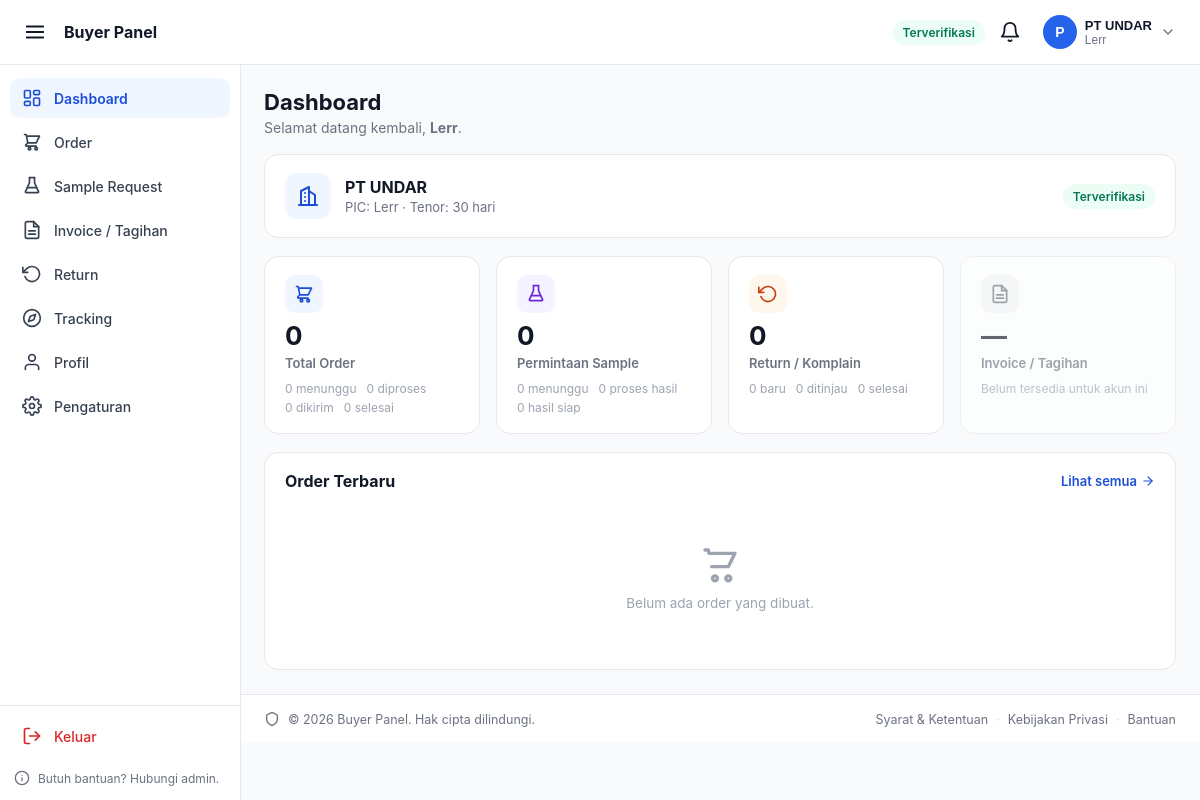
/buyer_panel/dashboard.php (signed in), run on an earlier commit of the app's database.
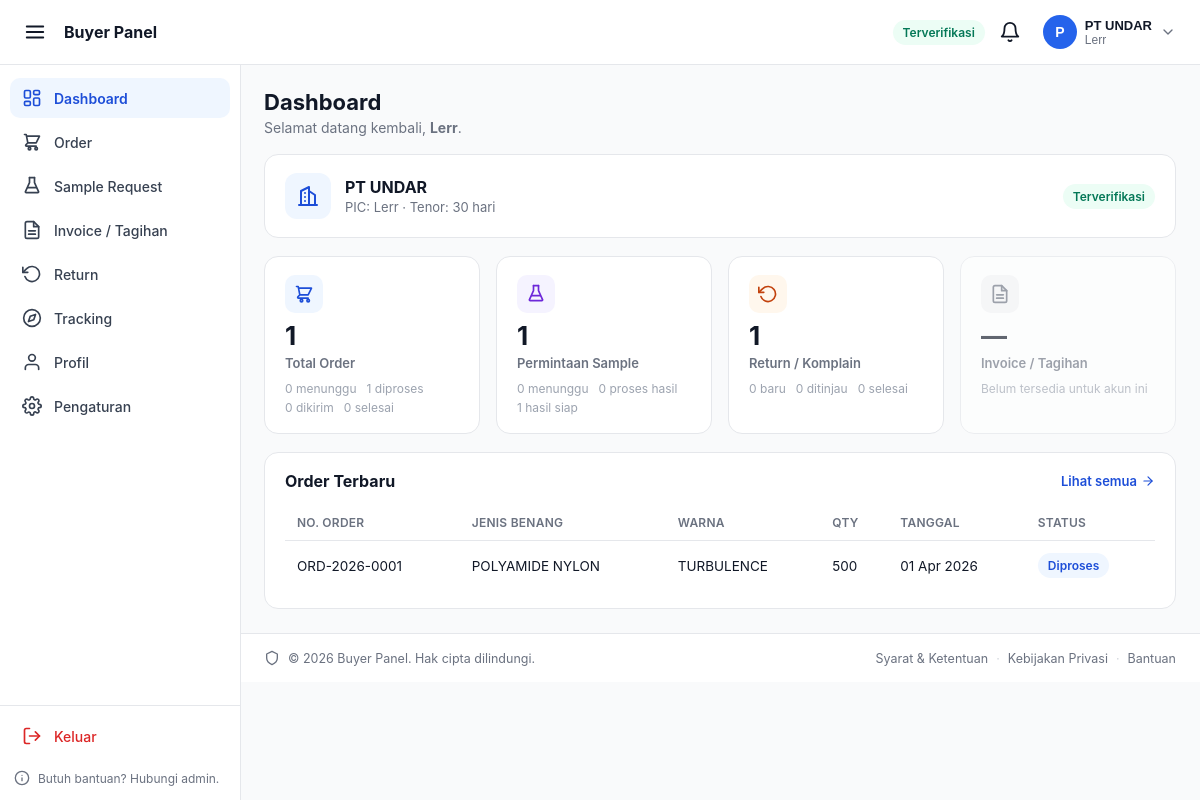
And on a later commit of the database.
### tables this page shows
CREATE TABLE `orders` (
  `id_order` int(11) NOT NULL,
  `id_buyer` int(11) NOT NULL,
  `no_order` varchar(20) NOT NULL,
  `kode_warna` varchar(20) DEFAULT NULL,
  `nama_warna` varchar(100) DEFAULT NULL,
  `jenis_benang` varchar(100) NOT NULL,
  `ukuran_benang` varchar(50) DEFAULT NULL,
  `qty` int(11) NOT NULL,
  `harga_benang` decimal(15,2) NOT NULL,
  `tanggal` date NOT NULL,
  `catatan` text DEFAULT NULL,
  `status` enum('pending','processing','shipped','done','cancelled') NOT NULL DEFAULT 'pending'
);

### buyer_panel/partials/config.php (called while the page is built, shortened)
<?php
$conn = getDB();
$stmt = $conn->prepare("
    SELECT
        u.id_user,
        u.email,
        u.role,
        bp.id_buyer,
        bp.kode_pelanggan,
        bp.nama_perusahaan,
        bp.nama_pic,
        bp.no_whatsapp,
        bp.status_verifikasi,
        bp.tenor_hari,
        bp.upload_dokumen
    FROM users u
    INNER JOIN buyer_profile bp ON bp.id_user = u.id_user
    WHERE u.id_user = ?
    LIMIT 1
");
$stmt->bind_param('i', $_SESSION['user_id']);
$stmt->execute();
$currentBuyer = $stmt->get_result()->fetch_assoc();

### buyer_panel/dashboard.php (the view, shortened to what the changed rows need)
<?php
require_once __DIR__ . '/partials/config.php';
$idBuyer = (int) ($currentBuyer['id_buyer'] ?? 0);
$orderSummary = [
    'pending'    => 0,
    'processing' => 0,
    'shipped'    => 0,
    'done'       => 0,
    'cancelled'  => 0,
];
$totalOrder = 0;
$stmt = $conn->prepare("
    SELECT status, COUNT(*) AS jumlah
    FROM orders
    WHERE id_buyer = ?
    GROUP BY status
");
$stmt->bind_param('i', $idBuyer);
$stmt->execute();
$res = $stmt->get_result();
while ($row = $res->fetch_assoc()) {
    $orderSummary[$row['status']] = (int) $row['jumlah'];
    $totalOrder += (int) $row['jumlah'];
}
$sampleSummary = [
    'pending'        => 0,
    'waiting_result' => 0,
    'result_ready'   => 0,
    'approved'       => 0,
    'rejected'       => 0,
    'revision'       => 0,
];
$totalSample = 0;
$stmt = $conn->prepare("
    SELECT status, COUNT(*) AS jumlah
    FROM sample_requests
    WHERE id_buyer = ?
    GROUP BY status
");
$stmt->bind_param('i', $idBuyer);
$stmt->execute();
$res = $stmt->get_result();
while ($row = $res->fetch_assoc()) {
    $sampleSummary[$row['status']] = (int) $row['jumlah'];
    $totalSample += (int) $row['jumlah'];
}
$returnSummary = [
    'submitted'    => 0,
    'under_review' => 0,
    'approved'     => 0,
    'resolved'     => 0,
    'rejected'     => 0,
];
$totalReturn = 0;
$stmt = $conn->prepare("
    SELECT r.status, COUNT(*) AS jumlah
    FROM order_returns r
    INNER JOIN orders o ON o.id_order = r.id_order
    WHERE o.id_buyer = ?
    GROUP BY r.status
");
$stmt->bind_param('i', $idBuyer);
$stmt->execute();
$res = $stmt->get_result();
while ($row = $res->fetch_assoc()) {
    $returnSummary[$row['status']] = (int) $row['jumlah'];
    $totalReturn += (int) $row['jumlah'];
}
$recentOrders = [];
$stmt = $conn->prepare("
    SELECT id_order, no_order, jenis_benang, nama_warna, qty, harga_benang, tanggal, status
    FROM orders
    WHERE id_buyer = ?
    ORDER BY tanggal DESC, id_order DESC
    LIMIT 5
");
$stmt->bind_param('i', $idBuyer);
$stmt->execute();
$res = $stmt->get_result();
while ($row = $res->fetch_assoc()) {
    $recentOrders[] = $row;
}
$orderStatusLabel = [
    'pending'    => ['label' => 'Menunggu', 'class' => 'badge-pending'],
    'processing' => ['label' => 'Diproses', 'class' => 'badge-info'],
    'shipped'    => ['label' => 'Dikirim', 'class' => 'badge-info'],
    'done'       => ['label' => 'Selesai', 'class' => 'badge-verified'],
    'cancelled'  => ['label' => 'Dibatalkan', 'class' => 'badge-rejected'],
];
?>
<!DOCTYPE html>
<html lang="id">
<head>
</head>
<body>
<?php include __DIR__ . '/partials/_sidebar.php'; ?>
<div class="bp-content">
    <main class="bp-dash">
        <div class="bp-dash__heading">
            <h1>Dashboard</h1>
        </div>
        <section class="bp-stats-grid">
            <div class="bp-card bp-stat">
                <div class="bp-stat__icon bp-stat__icon--blue">
                </div>
                <div class="bp-stat__value"><?= $totalOrder ?></div>
                <div class="bp-stat__label">Total Order</div>
                <div class="bp-stat__breakdown">
                    <span><?= $orderSummary['pending'] ?> menunggu</span>
                    <span><?= $orderSummary['processing'] ?> diproses</span>
                    <span><?= $orderSummary['shipped'] ?> dikirim</span>
                    <span><?= $orderSummary['done'] ?> selesai</span>
                </div>
            </div>
            <div class="bp-card bp-stat">
                <div class="bp-stat__icon bp-stat__icon--purple">
                    <svg viewBox="0 0 24 24" fill="none" stroke="currentColor" stroke-width="2" stroke-linecap="round" stroke-linejoin="round" width="20" height="20">
                        <path d="M9 2v6L4 19a1 1 0 0 0 1 1h14a1 1 0 0 0 1-1L15 8V2"></path>
                        <line x1="9" y1="2" x2="15" y2="2"></line>
                        <line x1="7" y1="14" x2="17" y2="14"></line>
                    </svg>
                </div>
                <div class="bp-stat__value"><?= $totalSample ?></div>
                <div class="bp-stat__label">Permintaan Sample</div>
                <div class="bp-stat__breakdown">
                    <span><?= $sampleSummary['pending'] ?> menunggu</span>
                    <span><?= $sampleSummary['waiting_result'] ?> proses hasil</span>
                    <span><?= $sampleSummary['result_ready'] ?> hasil siap</span>
                </div>
            </div>
            <div class="bp-card bp-stat">
                <div class="bp-stat__icon bp-stat__icon--orange">
                    <svg viewBox="0 0 24 24" fill="none" stroke="currentColor" stroke-width="2" stroke-linecap="round" stroke-linejoin="round" width="20" height="20">
                        <polyline points="1 4 1 10 7 10"></polyline>
                        <path d="M3.51 15a9 9 0 1 0 2.13-9.36L1 10"></path>
                    </svg>
                </div>
                <div class="bp-stat__value"><?= $totalReturn ?></div>
                <div class="bp-stat__label">Return / Komplain</div>
                <div class="bp-stat__breakdown">
                    <span><?= $returnSummary['submitted'] ?> baru</span>
                    <span><?= $returnSummary['under_review'] ?> ditinjau</span>
                    <span><?= $returnSummary['resolved'] ?> selesai</span>
                </div>
            </div>
        </section>
        <section class="bp-card bp-recent">
            <div class="bp-recent__header">
                <h2>Order Terbaru</h2>
            </div>
            <?php if (empty($recentOrders)): ?>
                <div class="bp-empty">
                    <svg viewBox="0 0 24 24" fill="none" stroke="currentColor" stroke-width="2" stroke-linecap="round" stroke-linejoin="round" width="40" height="40">
                        <path d="M3 3h2l.4 2M7 13h10l4-8H5.4"></path>
                        <circle cx="9" cy="20" r="1.5"></circle>
                        <circle cx="17" cy="20" r="1.5"></circle>
                    </svg>
                    <p>Belum ada order yang dibuat.</p>
                </div>
            <?php else: ?>
                <div class="bp-table-wrap">
                    <table class="bp-table">
                        <thead>
                            <tr>
                                <th>No. Order</th>
                                <th>Jenis Benang</th>
                                <th>Warna</th>
                                <th>Qty</th>
                                <th>Tanggal</th>
                                <th>Status</th>
                            </tr>
                        </thead>
                        <tbody>
                            <?php foreach ($recentOrders as $o): ?>
                                <?php $st = $orderStatusLabel[$o['status']] ?? ['label' => $o['status'], 'class' => 'badge-pending']; ?>
                                <tr>
                                    <td data-label="No. Order"><?= htmlspecialchars($o['no_order']) ?></td>
                                    <td data-label="Jenis Benang"><?= htmlspecialchars($o['jenis_benang']) ?></td>
                                    <td data-label="Warna"><?= htmlspecialchars($o['nama_warna'] ?? '-') ?></td>
                                    <td data-label="Qty"><?= number_format((float) $o['qty'], 0, ',', '.') ?></td>
                                    <td data-label="Tanggal"><?= date('d M Y', strtotime($o['tanggal'])) ?></td>
                                    <td data-label="Status">
                                        <span class="bp-badge <?= $st['class'] ?>"><?= htmlspecialchars($st['label']) ?></span>
                                    </td>
                                </tr>
                            <?php endforeach; ?>
                        </tbody>
                    </table>
                </div>
            <?php endif; ?>
        </section>
    </main>
</div>
</body>
</html>

### buyer_panel/partials/_sidebar.php (shortened to what the changed rows need)
<?php
$bpCurrentPage = basename($_SERVER['SCRIPT_NAME']);
?>
<aside class="bp-sidebar" id="bpSidebar">
    <nav class="bp-sidebar__nav">
        <ul class="bp-sidebar__list">
            <?php foreach ($bpMenuItems as $item): ?>
                <?php $isActive = in_array($bpCurrentPage, $item['match'], true); ?>
                <li class="bp-sidebar__item">
                    <a href="<?= htmlspecialchars($item['href']) ?>"
                       class="bp-sidebar__link <?= $isActive ? 'is-active' : '' ?>"
                       <?= $isActive ? 'aria-current="page"' : '' ?>>
                        <svg class="bp-sidebar__icon" viewBox="0 0 24 24" fill="none" stroke="currentColor" stroke-width="2" stroke-linecap="round" stroke-linejoin="round" width="20" height="20">
                            <?= $item['icon'] ?>
                        </svg>
                        <span class="bp-sidebar__label"><?= htmlspecialchars($item['label']) ?></span>
                    </a>
                </li>
            <?php endforeach; ?>
        </ul>
    </nav>
</aside>

What changed in the data, as far as the page shows it:
added orders: no_order "ORD-2026-0001", jenis_benang "POLYAMIDE NYLON", nama_warna "TURBULENCE", qty "500", tanggal "01 Apr 2026", status "Diproses"
Also different on the page:
$totalOrder: "0" → "1"
$orderSummary['processing']: "0" → "1"
$totalSample: "0" → "1"
$sampleSummary['result_ready']: "0" → "1"
$totalReturn: "0" → "1"
text no longer shown: "Belum ada order yang dibuat."
text now shown: "NO. ORDER JENIS BENANG WARNA QTY TANGGAL STATUS"
